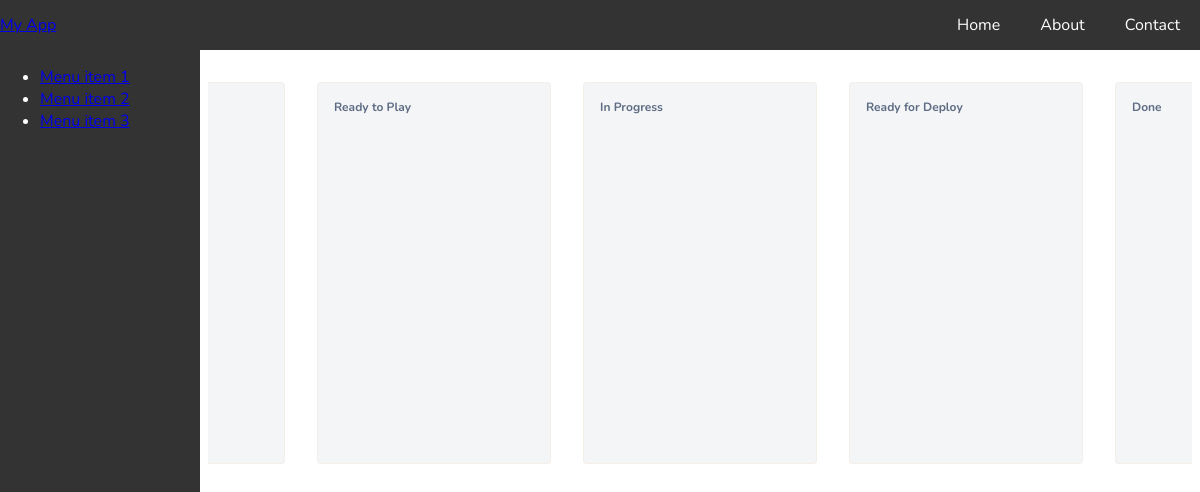
/, run on an earlier commit of the app's database.
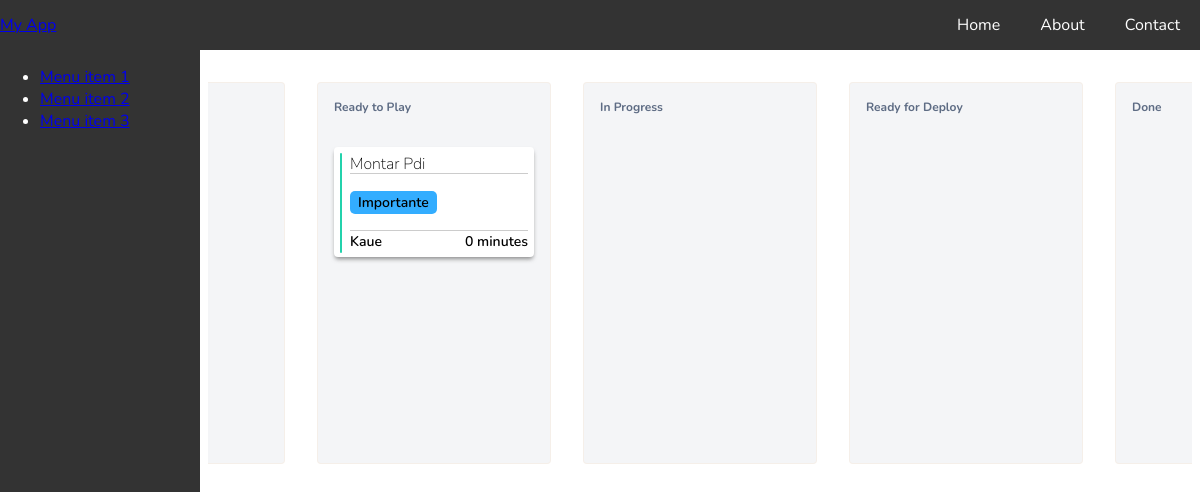
And on a later commit of the database.
### core/models.py (models this page shows, shortened)
class Card(models.Model):
    card_id = models.UUIDField(primary_key=True, default=uuid.uuid4, editable=False)
    name = models.CharField(max_length=264, unique=False)
    content = models.TextField(null=True, blank=True)
    creation_date = models.DateField()
    last_modified = models.DateField()
    column = models.CharField(max_length=264, unique=False)
    assignee = models.CharField(max_length=264, unique=False, null=True, blank=True)
    card_type = models.CharField(max_length=264, unique=False)
    epic_link = models.ForeignKey('Epic', on_delete=models.CASCADE, null=True, blank=True)

class Epic(models.Model):
    epic_id = models.UUIDField(primary_key=True, default=uuid.uuid4, editable=False)
    name = models.CharField(max_length=264, unique=True)
    content = models.TextField(null=True, blank=True)
    creation_date = models.DateField()
    last_modified = models.DateField()
    assignee = models.CharField(max_length=264, unique=False, null=True, blank=True)
    def __str__(self):
        return str(self.name)

### core/views.py (the view)
# urls.py: path('', views.index),
def index(request):
    cards = Card.objects.all()
    today = date.today()
    return render(request, 'index.html', {'cards': cards, 'today': today})

### templates/index.html (shortened to what this page needs)
{% extends "base.html" %}
{% block content %}
    <nav>
        {% include "navbar.html" %}
    </nav>
    <aside>
        {% include "sidebar.html" %}
    </aside>
    <main>
        {% include "Kanban.html" %}
    </main>
{% endblock %}

### templates/Kanban.html (shortened to what this page needs)
<div class="kanban">
    <div class="boards" >
        <div class="board">
            <h3>Backlog</h3>
            <div class="dropzone">
            </div>
        </div>
        <div class="board">
            <h3>Ready to Play</h3>
            <div class="dropzone">
                {% for card in cards %}
                    {% if card.column == "ready-to-play"%}
                        <div class="card" draggable="true" data-card-id="{{ card.card_id }}">
                            <div class="card-right">
                                <div class="card-head">
                                    <div class="content">{{card.name}}</div>
                                </div>
                                <div class="card-body">
                                    <div class="epic-link">{{card.epic_link}}</div>
                                </div>
                                <div class="card-foot">
                                    <div class="assignee">{{card.assignee}}</div>
                                    <div class="days-on-column">
                                        {% if card.last_modified < today %}
                                            {{ today|timesince:card.last_modified }}
                                        {% endif %}
                                    </div>
                                </div>
                            </div>
                        </div>
                    {% endif %}
                {% endfor %}
            </div>
        </div>
        <div class="board">
            <h3>In Progress</h3>
            <div class="dropzone">
            </div>
        </div>
        <div class="board">
            <h3>Ready for Deploy</h3>
            <div class="dropzone">
            </div>
        </div>
        <div class="board done">
            <h3>Done</h3>
            <div class="dropzone">
            </div>
        </div>
    </div>
</div>

What changed in the data, as far as the page shows it:
added Card: name "Montar Pdi", epic_link "Importante", assignee "Kaue", last_modified "0 minutes"
